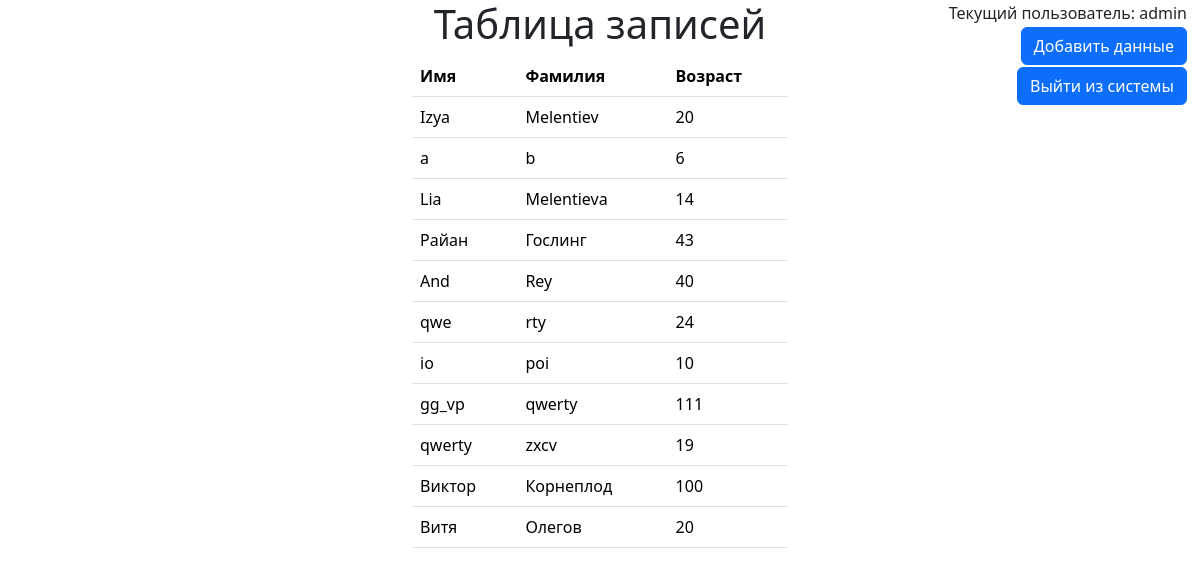
The app's page /show/ (signed in), older data.
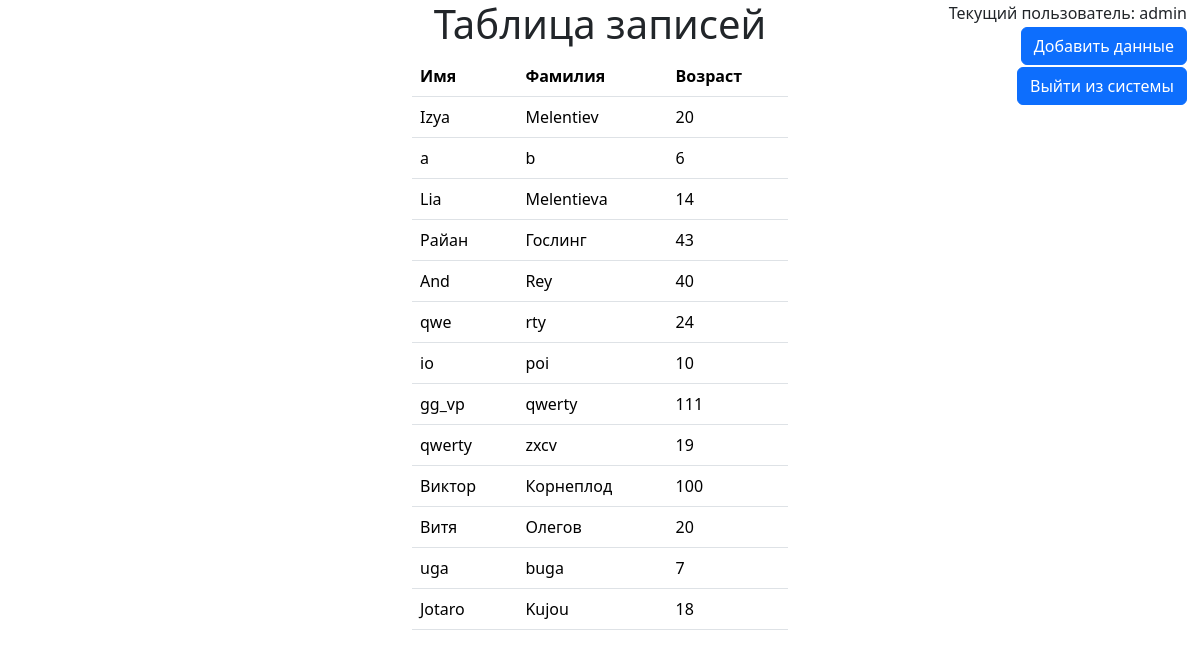
The same page, newer data.
### myapp/models.py (models this page shows, shortened)
class UserModel(models.Model):
    first_name = models.CharField(max_length=200)
    second_name = models.CharField(max_length=200)
    age = models.IntegerField(default=0, validators=[validate_zero])

### myapp/views.py (the view)
# urls.py: path('show/', views.show, name = "show"),
@login_required(redirect_field_name="")
def show(request):
    user_list =  UserModel.objects.all()
    return render(request, "myapp/show.html", {"user_list": user_list})

### myapp/templates/myapp/show.html
{% extends "myapp/base.html" %}
    {%block body%}
    <div class = "container-fluid">
    <div class = "row justify-content-end">
        <div class = "col-4" align = center>
        {% if user_list %}
            <h1 align = center>Таблица записей</h1>
            <table align = center class="table table-hover">
                <thead>
                    <tr>
                        <th scope="col">Имя</th>
                        <th scope = "col">Фамилия</th>
                        <th scope = col>Возраст</th>
                    </tr>
                </thead>
            <tbody>
            {% for user in user_list %}
                <tr>
                    <td>{{user.first_name}}</td>
                    <td>{{user.second_name}}</td>
                    <td>{{user.age}}</td>
                </tr>
            {% endfor %}
            </tbody>
            </table>
        {% else %}
            <p>No users here.</p>
        {% endif %}
        </div>
        <div class = "col-4" align="right">
        <table align = right>
        <td>Текущий пользователь: {{user.get_username}}</td>
        <tr align = right><td><a class="btn btn-primary" href = "{% url 'myapp:form'%}">Добавить данные</a></td></tr>
        <tr align = right><td><a class="btn btn-primary" href = "{% url 'myapp:user_logout'%}">Выйти из системы</a></td></tr>
        </table>
        </div>
    </div>
</div>
{%endblock%}

### myapp/templates/myapp/base.html (shortened to what this page needs)
<!DOCTYPE html>
<html>
        <link href="https://cdn.jsdelivr.net/npm/bootstrap@5.3.3/dist/css/bootstrap.min.css" rel="stylesheet">
    <body>
        {% block body %}{% endblock %}
    </body>
</html>

Row changes from the older to the newer data that the page shows:
added UserModel: first_name "uga", second_name "buga", age "7"
added UserModel: first_name "Jotaro", second_name "Kujou", age "18"
